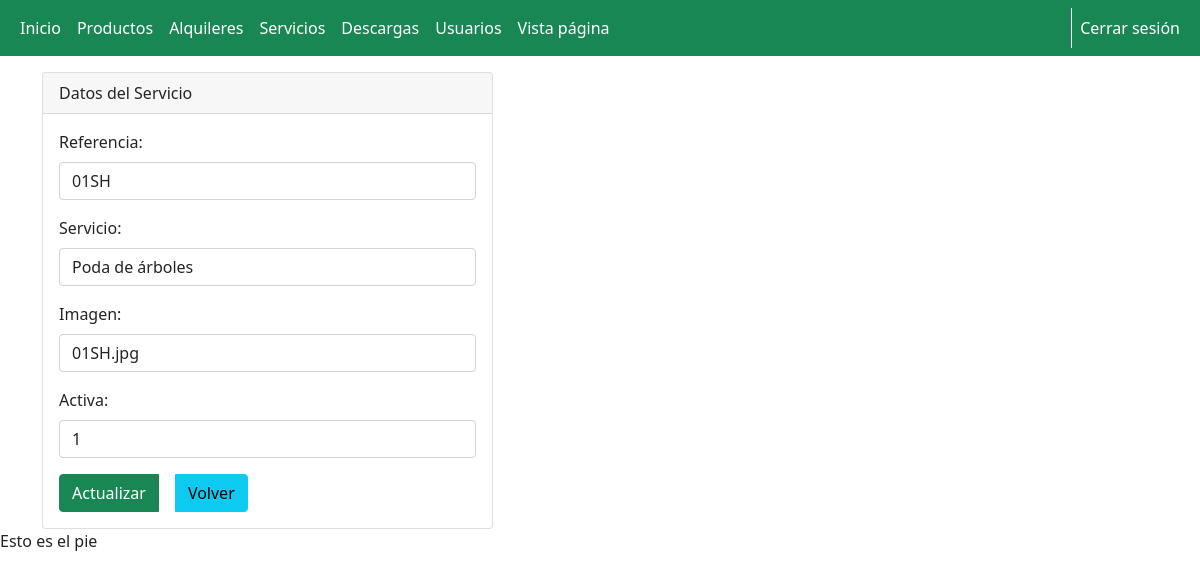
Page /admin/servicios/formEditarServicio.php?id=2 (signed in) on the committed database.
### tables this page shows
CREATE TABLE `servicios` (
  `id` int(11) NOT NULL,
  `referencia` varchar(25) NOT NULL,
  `servicio` varchar(50) NOT NULL,
  `imagen` varchar(50) NOT NULL,
  `activa` int(1) NOT NULL
);

### config/conexion.php (called while the page is built, shortened)
<?php
Class Conexion extends Database {
    public function __construct() {
        $this->datos = "mysql:host=127.0.0.1;dbname=$this->dbname";
    }
    public function conexion() {
        try {
            $conn = new PDO($this->datos, $this->username, $this->password);
        } catch (PDOException $pe) {
            die("No se ha podido conectar con $this->dbname :" . $pe->getMessage());
        }
        return $conn;
    }
}

### config/funcionesServicios.php (called while the page is built, shortened)
<?php
require_once(__DIR__.'\conexion.php');
class FuncionesServicios{
    private $conexion;
    public function  __construct(){
        $bd = new Conexion;
        $this->conexion = $bd->conexion();
    }
    public function editar($id){
        $sql = "SELECT * FROM `servicios` WHERE id = $id;";
        $query = $this->conexion -> prepare($sql);
        $query -> execute();
        $results = $query -> fetchAll(PDO::FETCH_ASSOC);
        return $results;
    }
}

### admin/servicios/formEditarServicio.php (the view, shortened to what this page needs)
<?php
include("../template/cabecera2.php");
include("../../config/funcionesServicios.php");
if (isset($_SESSION['usuario']) && $_SESSION['rol'] == '1') {
  $actual = new FuncionesServicios;
  $datos = $actual->editar($_GET['id']);
  $referencia = $datos[0]['referencia'];
  $servicio = $datos[0]['servicio'];
  $imagen = $datos[0]['imagen'];
  $activa = $datos[0]['activa'];
?>
  <div class="col-md-5 mt-3">
    <div class="card">
      <div class="card-header">
        Datos del Servicio
      </div>
      <div class="card-body">
        <form action="editarServicio.php" method="post" enctype="multipart/form-data">
          <div class="mb-3">
            <label for="referencia" class="form-label">Referencia:</label>
            <input type="text" class="form-control" id="referencia" name="referencia" value="<?php if(isset($referencia)){echo $referencia; }?>" required>
          </div>
          <div class="mb-3">
            <label for="servicio" class="form-label">Servicio:</label>
            <input type="text" class="form-control" id="servicio" name="servicio" value="<?php if(isset($servicio)){echo $servicio; } ?>" required>
          </div>
          <div class="mb-3">
            <label for="imagen" class="form-label">Imagen:</label>
            <input type="text" class="form-control" id="imagen" name="imagen" value="<?php if(isset($imagen)){echo $imagen; } ?>" required>
          </div>
          <div class="mb-3">
            <label for="activa" class="form-label">Activa:</label>
            <input type="text" class="form-control" id="activa" name="activa" value="<?php if(isset($activa)){echo $activa; } ?>" required>
          </div>
          <div class="btn-group" role="group" aria-label="">
            <button type="submit" name="actualizar" value="actualizar" class="btn btn-success">Actualizar</button>
            <a class="btn btn-info mx-3" href="../serviciosAd.php" role="button">Volver</a>
          </div>
        </form>
      </div>
    </div>
  </div>
<?php
  include("../template/pie.php");
} else {
  header('Location: ../../');
}
?>

### rows in the picture
servicios: referencia "01SH", servicio "Poda de árboles", imagen "01SH.jpg", activa "1"
